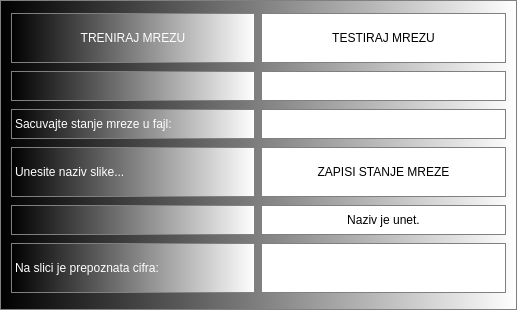
<?xml version="1.0" encoding="UTF-8"?>
<ui version="4.0">
 <class>NeuralNetwork</class>
 <widget class="QMainWindow" name="NeuralNetwork">
  <property name="geometry">
   <rect>
    <x>0</x>
    <y>0</y>
    <width>517</width>
    <height>310</height>
   </rect>
  </property>
  <property name="maximumSize">
   <size>
    <width>16777215</width>
    <height>16777215</height>
   </size>
  </property>
  <property name="windowTitle">
   <string>NeuralNetwork</string>
  </property>
  <widget class="QWidget" name="centralWidget">
   <property name="styleSheet">
    <string notr="true">QWidget{
background-color: qlineargradient(spread:pad, x1:0, y1:0, x2:1, y2:0, stop:0 rgba(0, 0, 0, 255), stop:1 rgba(255, 255, 255, 255));
border: 1px solid gray;
}</string>
   </property>
   <layout class="QHBoxLayout" name="horizontalLayout">
    <item>
     <layout class="QVBoxLayout" name="verticalLayout_2">
      <item>
       <widget class="QPushButton" name="pushButton_2">
        <property name="sizePolicy">
         <sizepolicy hsizetype="Preferred" vsizetype="Fixed">
          <horstretch>0</horstretch>
          <verstretch>0</verstretch>
         </sizepolicy>
        </property>
        <property name="maximumSize">
         <size>
          <width>16777215</width>
          <height>50</height>
         </size>
        </property>
        <property name="styleSheet">
         <string notr="true">QPushButton{
background-color:qlineargradient(spread:pad, x1:0, y1:0, x2:1, y2:0, stop:0 rgba(0, 0, 0, 255), stop:1 rgba(255, 255, 255, 255));
color: rgb(255, 255, 255);
font: 75 11pt &quot;Century Schoolbook L&quot;;
}</string>
        </property>
        <property name="text">
         <string>TRENIRAJ MREZU</string>
        </property>
       </widget>
      </item>
      <item>
       <widget class="QTextEdit" name="textEdit_2">
        <property name="sizePolicy">
         <sizepolicy hsizetype="Preferred" vsizetype="Preferred">
          <horstretch>0</horstretch>
          <verstretch>0</verstretch>
         </sizepolicy>
        </property>
        <property name="maximumSize">
         <size>
          <width>16777215</width>
          <height>30</height>
         </size>
        </property>
        <property name="styleSheet">
         <string notr="true">QTextEdit{
color: rgb(0, 0, 0);
	font: 75 11pt &quot;Century Schoolbook L&quot;;
}</string>
        </property>
       </widget>
      </item>
      <item>
       <widget class="QLabel" name="label_4">
        <property name="maximumSize">
         <size>
          <width>16777215</width>
          <height>30</height>
         </size>
        </property>
        <property name="styleSheet">
         <string notr="true">QLabel{
background-color:qlineargradient(spread:pad, x1:0, y1:0, x2:1, y2:0, stop:0 rgba(0, 0, 0, 255), stop:1 rgba(255, 255, 255, 255));
color: rgb(255, 255, 255);
font: 75 11pt &quot;Century Schoolbook L&quot;;
}</string>
        </property>
        <property name="text">
         <string>Sacuvajte stanje mreze u fajl:</string>
        </property>
       </widget>
      </item>
      <item>
       <widget class="QLabel" name="label">
        <property name="maximumSize">
         <size>
          <width>1000</width>
          <height>50</height>
         </size>
        </property>
        <property name="styleSheet">
         <string notr="true">QLabel{
background-color:qlineargradient(spread:pad, x1:0, y1:0, x2:1, y2:0, stop:0 rgba(0, 0, 0, 255), stop:1 rgba(255, 255, 255, 255));
color: rgb(255, 255, 255);
font: 75 11pt &quot;Century Schoolbook L&quot;;
}</string>
        </property>
        <property name="text">
         <string>Unesite naziv slike...</string>
        </property>
       </widget>
      </item>
      <item>
       <widget class="QTextEdit" name="textEdit_5">
        <property name="sizePolicy">
         <sizepolicy hsizetype="Preferred" vsizetype="Fixed">
          <horstretch>0</horstretch>
          <verstretch>0</verstretch>
         </sizepolicy>
        </property>
        <property name="maximumSize">
         <size>
          <width>16777215</width>
          <height>30</height>
         </size>
        </property>
        <property name="styleSheet">
         <string notr="true">QTextEdit{
background-color:qlineargradient(spread:pad, x1:0, y1:0, x2:1, y2:0, stop:0 rgba(0, 0, 0, 255), stop:1 rgba(255, 255, 255, 255));
color: rgb(255, 255, 255);
font: 75 11pt &quot;Century Schoolbook L&quot;;
}</string>
        </property>
       </widget>
      </item>
      <item>
       <widget class="QLabel" name="label_2">
        <property name="maximumSize">
         <size>
          <width>1000</width>
          <height>50</height>
         </size>
        </property>
        <property name="styleSheet">
         <string notr="true">QLabel{
color: rgb(255, 255, 255);
	font: 75 11pt &quot;Century Schoolbook L&quot;;
}</string>
        </property>
        <property name="text">
         <string>Na slici je prepoznata cifra:</string>
        </property>
       </widget>
      </item>
     </layout>
    </item>
    <item>
     <layout class="QVBoxLayout" name="verticalLayout">
      <item>
       <widget class="QPushButton" name="pushButton_3">
        <property name="sizePolicy">
         <sizepolicy hsizetype="Preferred" vsizetype="Preferred">
          <horstretch>0</horstretch>
          <verstretch>0</verstretch>
         </sizepolicy>
        </property>
        <property name="maximumSize">
         <size>
          <width>16777215</width>
          <height>50</height>
         </size>
        </property>
        <property name="styleSheet">
         <string notr="true">QPushButton{
background-color: rgb(255, 255, 255);

	font: 75 11pt &quot;Century Schoolbook L&quot;;
}</string>
        </property>
        <property name="text">
         <string>TESTIRAJ MREZU</string>
        </property>
       </widget>
      </item>
      <item>
       <widget class="QTextEdit" name="textEdit_3">
        <property name="maximumSize">
         <size>
          <width>16777215</width>
          <height>30</height>
         </size>
        </property>
        <property name="styleSheet">
         <string notr="true">QTextEdit{
background-color:rgb(255, 255, 255);
color: rgb(0, 0, 0);
	font: 75 11pt &quot;Century Schoolbook L&quot;;
}</string>
        </property>
       </widget>
      </item>
      <item>
       <widget class="QTextEdit" name="textEdit_4">
        <property name="sizePolicy">
         <sizepolicy hsizetype="Preferred" vsizetype="Preferred">
          <horstretch>0</horstretch>
          <verstretch>0</verstretch>
         </sizepolicy>
        </property>
        <property name="maximumSize">
         <size>
          <width>16777215</width>
          <height>30</height>
         </size>
        </property>
        <property name="styleSheet">
         <string notr="true">QTextEdit{
background-color:rgb(255, 255, 255);
color: rgb(0, 0, 0);
	font: 75 11pt &quot;Century Schoolbook L&quot;;
}</string>
        </property>
       </widget>
      </item>
      <item>
       <widget class="QPushButton" name="pushButton_4">
        <property name="maximumSize">
         <size>
          <width>16777215</width>
          <height>50</height>
         </size>
        </property>
        <property name="styleSheet">
         <string notr="true">QPushButton{
background-color:rgb(255, 255, 255);
color:rgb(0, 0, 0);
	font: 75 11pt &quot;Century Schoolbook L&quot;;
}</string>
        </property>
        <property name="text">
         <string>ZAPISI STANJE MREZE</string>
        </property>
       </widget>
      </item>
      <item>
       <widget class="QPushButton" name="pushButton">
        <property name="sizePolicy">
         <sizepolicy hsizetype="Preferred" vsizetype="Fixed">
          <horstretch>0</horstretch>
          <verstretch>0</verstretch>
         </sizepolicy>
        </property>
        <property name="maximumSize">
         <size>
          <width>16777215</width>
          <height>30</height>
         </size>
        </property>
        <property name="styleSheet">
         <string notr="true">QPushButton{
background-color: rgb(255, 255, 255);
color: rgb(0, 0, 0);
border: 1px solid gray;
	font: 75 11pt &quot;Century Schoolbook L&quot;;
}</string>
        </property>
        <property name="text">
         <string>Naziv je unet.</string>
        </property>
        <property name="checkable">
         <bool>false</bool>
        </property>
       </widget>
      </item>
      <item>
       <widget class="QTextEdit" name="textEdit">
        <property name="sizePolicy">
         <sizepolicy hsizetype="Preferred" vsizetype="Fixed">
          <horstretch>0</horstretch>
          <verstretch>0</verstretch>
         </sizepolicy>
        </property>
        <property name="maximumSize">
         <size>
          <width>1000</width>
          <height>50</height>
         </size>
        </property>
        <property name="styleSheet">
         <string notr="true">QTextEdit{
background-color:rgb(255, 255, 255);
color: rgb(0, 0, 0);
	font: 75 11pt &quot;Century Schoolbook L&quot;;
}</string>
        </property>
       </widget>
      </item>
     </layout>
    </item>
   </layout>
  </widget>
 </widget>
 <layoutdefault spacing="6" margin="11"/>
 <resources/>
 <connections/>
</ui>
